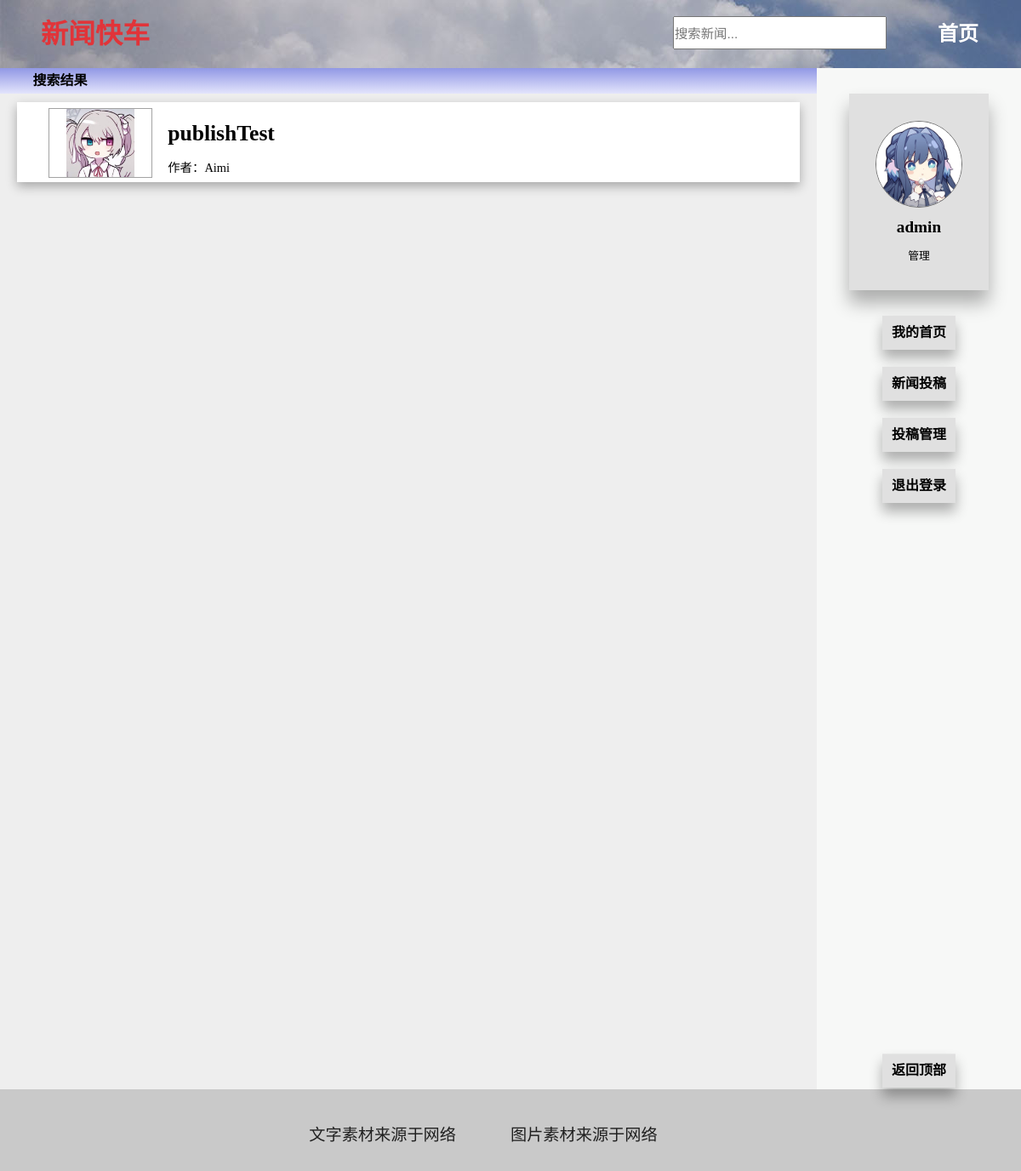
The page /searchnews.php?seachword=publishTest (signed in) on the database its author committed.
### tables this page shows
CREATE TABLE `news` (
  `newsid` int(11) NOT NULL,
  `uname` varchar(10) DEFAULT '',
  `newstitle` text DEFAULT NULL,
  `newsmain` text DEFAULT NULL,
  `newsimg` text DEFAULT NULL
);

### public/pageLimit.php (called while the page is built, shortened)
<?php
    $limit = 10;
    $offset = 0;

### public/newsDBC.php (called while the page is built, shortened)
<?php
    if (!isset($wasRequireConn)){
        require 'conn.php';
    }
    function offsetSelectNewsByTitle($limit,$offset,$newstitle){
        $tableName = "news";
        $colname = "`newsid`,`uname`,`newsimg`,`newstitle`";
        $ruleWhere = "where `newstitle` like '%$newstitle%' ";
        $ruleORDER = "ORDER BY `news`.`newsid`  DESC ";
        $ruleLimit = "LIMIT $limit OFFSET $offset;";
        $rule = $ruleWhere . $ruleORDER . $ruleLimit;
        $rs = selectSQL($tableName, $colname, $rule);
        return $rs;
    }

### public/conn.php (called while the page is built, shortened)
<?php
    function getDBConncet(){
        require 'config.php';
        $conn = new mysqli($Host, $UserName, $Password, $DBname,$Port);
        $conn->query("SET NAMES utf8");
        return $conn;
    }
    function querySQL($sql){
        $conn = getDBConncet();
        $rs = $conn->query($sql);
        return $rs;
    }
    function selectSQL($table, $colname, $rule, $type="FROM",$Value = ""){
        $selectTable = $table;
        $selectCol = $colname;
        $selectRule = $rule;
        $selectType = $type;
        $sql = "";
        switch ($selectType){
            case "FROM":
                $sql = $sql."SELECT ".$selectCol." FROM ".$selectTable." ".$selectRule;
                break;
        }
        $rs = querySQL($sql);
        return $rs;
    }
?>

### searchnews.php (the view, shortened to what this page needs)
<?php
require 'public/newsDBC.php';
$seachword = $_GET['seachword'];
require 'public/pageLimit.php';
$rs = offsetSelectNewsByTitle($limit,$offset,$seachword);
?>
<html lang="zh-cn">
<head>
    <link rel="stylesheet" type="text/css" href="css/public.css" />
    <link rel="stylesheet" type="text/css" href="css/index.css" />
</head>
<body>
    <div id="header" class="header">
        <div class="logo">
            <a href="index.php">
                <p>新闻快车</p>
            </a>
        </div>
        <div class="nav">
            <ul>
                <li><a href="index.php">首页</a></li>
                <form action="searchnews.php" method="get" class="seachBox">
                    <li>
                        <input type="text" placeholder="搜索新闻..." name="seachword">
                    </li>
                </form>
            </ul>
        </div>
    </div>
    <div id="main" class="main">
        <div id="leftcol" class="leftcol">
            <div class="main-header">
                <p>搜索结果</p>
            </div>
            <div class="main-news">
                <?php
                foreach ($rs as $key => $value) {
                ?>
                    <a class="newslink" href="<?= 'news.php?id=' . $value['newsid']; ?>">
                        <div class="news">
                            <div class="news-img">
                                <img src="<?= $value['newsimg']; ?>" alt="">
                            </div>
                            <div class="news-main">
                                <p class="title"><?= $value['newstitle']; ?></p>
                                <p class="author">作者：<?= $value['uname'] ?></p>
                            </div>
                        </div>
                    </a>
                <?php
                }
                ?>
            </div>
        </div>
        <?php include 'public/rightcol.php'; ?>
    </div>
    <div id="footer" class="footer">
        <p>文字素材来源于网络</p>
        <p>图片素材来源于网络</p>
    </div>
</body>
</html>

### css/public.css (style rules this page uses)
* { margin: 0; padding: 0; }
body { background: rgb(247, 248, 247); margin: 0 auto; width: 100%; height: auto; }
.seachBox input[type=text] { line-height: 35px; font-size: 1.2em; }
.main { min-height: 1200px; display: flex; margin: 0 auto; }
.leftcol { width: 80%; min-height: 800px; background: rgb(238, 238, 238); }
.main-header { background-color: #9198e5; background-image: linear-gradient(#9198e5,#e3e4fc ); height: 30px; }
.main-header p { line-height: 30px; font-weight: bolder; margin-left: 4%; color: #000; }
.header { width: 100%; height: 80px; background-color: rgb(221, 221, 221); overflow: hidden; }
.logo { display: block; margin-left: 4%; float: left; }
.logo p { color: #E13439; font-family: '华文行楷'; font-weight: bolder; font-size: 2em; line-height: 80px; }
.logo a { text-decoration: none; }
.nav ul li { list-style: none; float: right; line-height: 80px; margin-right: 40px; padding:0 10px; }
.nav ul li a { font-family: 等线; font-weight: bolder; font-size: 1.5em; color: #fff; text-decoration: none; }
.footer { width: 100%; height: auto; background-color: rgb(201, 201, 201); text-align: center; }
.footer p { color: #202020; font-size: 1.2em; display: inline-block; margin: 30px; }

### css/index.css (style rules this page uses)
a.newslink { color: #000; text-decoration: none; }
.news { position: relative; height: 80px; margin: 10px 20px 20px; padding: 7px 0; background: #fff; overflow: hidden; box-shadow: 0px 5px 12px rgba(0,0,0,0.3); transition: margin 0.3s ease; }
.news-img { float: left; border: rgb(163, 163, 163) solid 1px; margin: 0 2% 0% 4%; width: 120px; height: 80px; overflow: hidden; }
.news-img img { display: block; margin: 0 auto; height: 80px; }
.news-main { float: left; max-height: 80px; max-width: 80%; overflow:hidden; }
.title { line-height: 60px; font-size: 1.6em; font-weight: bolder; white-space:nowrap; overflow: hidden; text-overflow: ellipsis; }
.author { line-height: 20px; font-size: 0.9em; white-space:nowrap; overflow: hidden; display: inline; text-overflow: ellipsis; }

### searchnews.php (style rules this page uses)
.header { background: url(img/bg/headerbg.jpg); }

### rows shown on the page
news: newsimg (picture), newstitle "publishTest", uname "Aimi"

### other values the page prints
$logininfo['name'] "admin"
